Frame 1 (no input): blank canvas, image omitted
Frame 60 (no input): blank canvas, image omitted
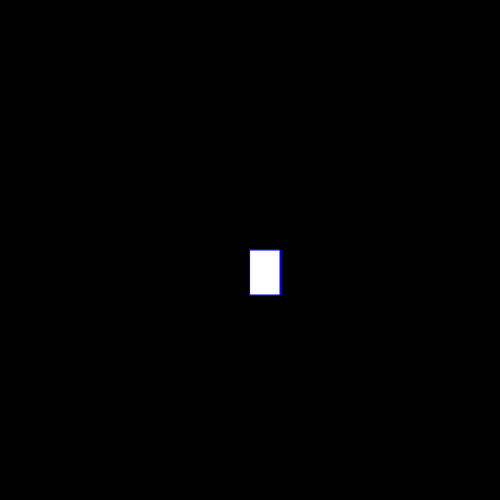
Frame 120 (the mouse pressed at the canvas centre since frame 60)

The p5.js sketch whose frames 1 and 60 were blank and that drew this single picture after the mouse press (run headless with seeded random() and noise() and a simulated clock; from frame 60 on, the mouse is pressed at the canvas centre):

// p5.js sketch
// ── sketch.js
function setup() {
    createCanvas(500,500);
    background("Black");
  }
  
  function draw() {
    
    stroke("Blue")
    fill("White")
    
   // console.log(mouseIsPressed)
    
    if (mouseIsPressed){
    rect(mouseX,mouseY,30,45);  
    }
  }
